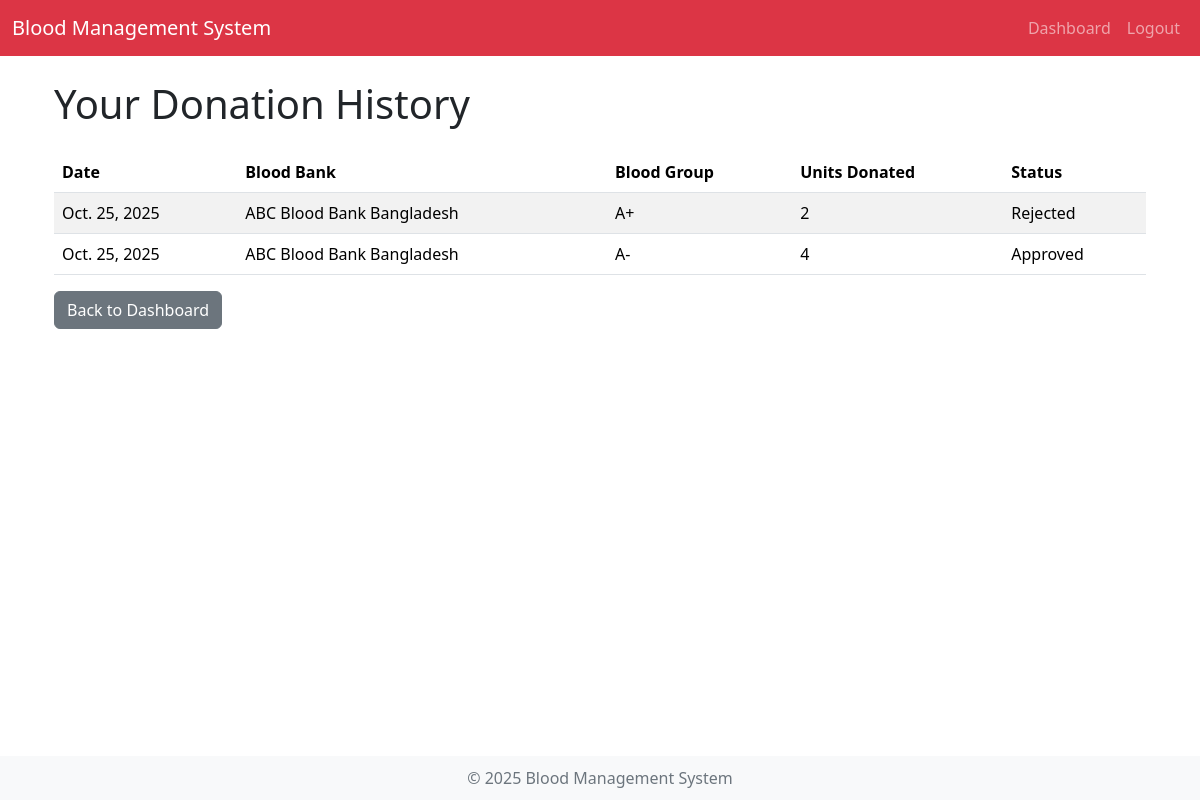
The app's page /donor/donation_history/ (signed in) with its own data.
### core/models.py (models this page shows, shortened)
class Donation(models.Model):
    donor = models.ForeignKey(Donor, on_delete=models.CASCADE, related_name="donations")
    blood_bank = models.ForeignKey(BloodBank, on_delete=models.CASCADE, related_name="received_donations")
    donation_date = models.DateField(auto_now_add=True)
    blood_group = models.CharField(max_length=5, choices=[
        ("A+", "A+"), ("A-", "A-"), ("B+", "B+"), ("B-", "B-"),
        ("AB+", "AB+"), ("AB-", "AB-"), ("O+", "O+"), ("O-", "O-")
    ])
    units_donated = models.PositiveIntegerField()
    status = models.CharField(max_length=50, choices=[
        ("Pending", "Pending"), ("Approved", "Approved"), ("Rejected", "Rejected")
    ], default="Pending")

class BloodBank(models.Model):
    name = models.CharField(max_length=100)
    location = models.CharField(max_length=255)
    contact_number = models.CharField(max_length=20, blank=True, null=True)
    email = models.EmailField(blank=True, null=True)

### core/views.py (the view)
# urls.py: path("donor/donation_history/", views.donor_donation_history, name="donor_donation_history"),
@login_required
@user_passes_test(is_donor)
def donor_donation_history(request):
    donor = request.user.donor
    donations = donor.donations.all()
    return render(request, 'donor/donor_donation_history.html', {'donations': donations})

### core/views.py (called while the page is built)
def is_donor(user):
    return user.is_authenticated and user.is_donor

### core/templates/donor/donor_donation_history.html (shortened to what this page needs)
{% extends 'base.html' %}
{% block content %}
<div class="container">
    <h1 class="my-4">Your Donation History</h1>
    {% if donations %}
    <table class="table table-striped">
        <thead>
            <tr>
                <th>Date</th>
                <th>Blood Bank</th>
                <th>Blood Group</th>
                <th>Units Donated</th>
                <th>Status</th>
            </tr>
        </thead>
        <tbody>
            {% for donation in donations %}
            <tr>
                <td>{{ donation.donation_date }}</td>
                <td>{{ donation.blood_bank.name }}</td>
                <td>{{ donation.blood_group }}</td>
                <td>{{ donation.units_donated }}</td>
                <td>{{ donation.status }}</td>
            </tr>
            {% endfor %}
        </tbody>
    </table>
    {% else %}
    <p>You have not made any donations yet.</p>
    {% endif %}
    <a href="{% url 'donor_dashboard' %}" class="btn btn-secondary">Back to Dashboard</a>
</div>
{% endblock %}

### core/templates/base.html (style rules this page uses)
body { padding-top: 56px; }

### records on screen
Donation: donation_date "Oct. 25, 2025", blood_bank.name "ABC Blood Bank Bangladesh", blood_group "A+", units_donated "2", status "Rejected"
Donation: donation_date "Oct. 25, 2025", blood_bank.name "ABC Blood Bank Bangladesh", blood_group "A-", units_donated "4", status "Approved"
